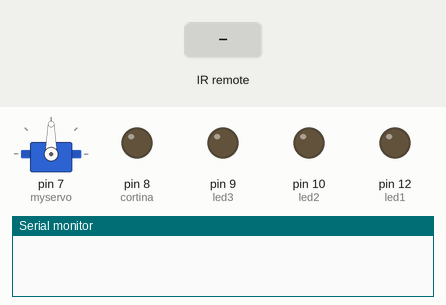
Bench run of a sketch on a simulated Arduino Uno, built with avr-gcc and run on an emulated ATmega328P. On the bench: servo, output pins drawn as LEDs (lit = HIGH), the last lines printed to the serial monitor. The test bench sets the inputs (shaded band).

Above: at 1.2 s.
1.3 s: infrared code 0x7070807F received
At 1.9 s:
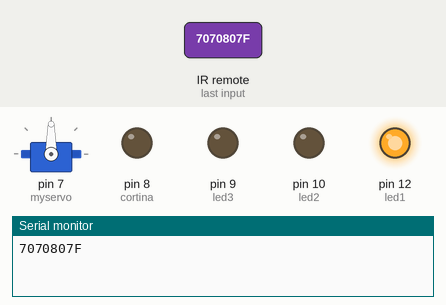
2.8 s: infrared code 0x7070C03F received
At 4.0 s:
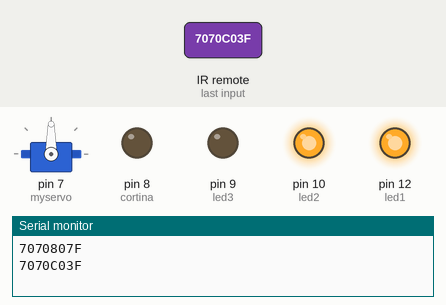
4.3 s: infrared code 0x707040BF received
At 5.4 s:
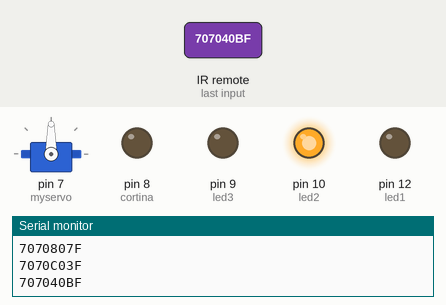
5.8 s: infrared code 0x7070A05F received
At 6.5 s:
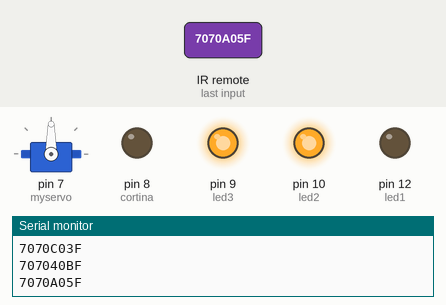
7.3 s: infrared code 0x707020DF received
At 7.7 s:
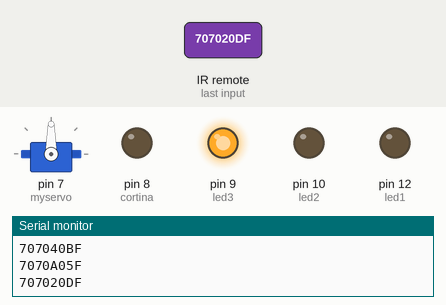
8.8 s: infrared code 0x7070E01F received
At 10.0 s:
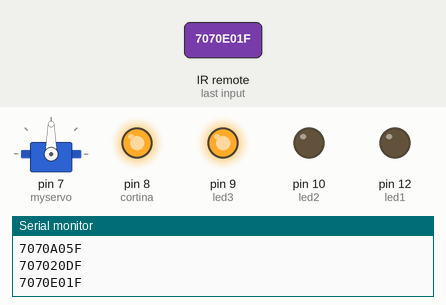
Timing chart, 0 to 11.3 s (numbered marks = the images above; inputs shaded):
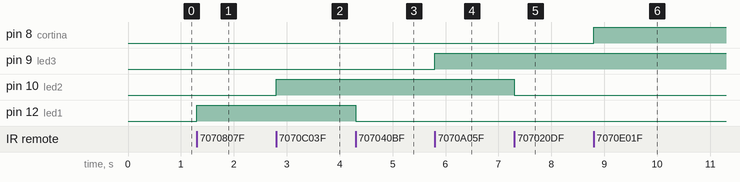

Measured:
- after the input at 1.3 s, pin 12 (led1): LOW → HIGH at once
- after the input at 2.8 s, pin 10 (led2): LOW → HIGH at once
- after the input at 4.3 s, pin 12 (led1): HIGH → LOW at once
- after the input at 5.8 s, pin 9 (led3): LOW → HIGH at once
- after the input at 7.3 s, pin 10 (led2): HIGH → LOW at once
- after the input at 8.8 s, pin 8 (cortina): LOW → HIGH at once

The sketch:

IoT_Ordinario.ino
```cpp
#include <IRremote.h>
#include <Servo.h>
int receptor = 13;
int led1 = 12;
int led2 = 10;
int led3 = 9;
int cortina = 8;
Servo myservo;

IRrecv irrecv(receptor);
decode_results codigo; //OBJETO CODIGO DE CLASE decode_result, oriundo de IRremote.h

void setup()
{
  Serial.begin(9600);
  irrecv.enableIRIn(); // INICIA LA RECEPCIÓN
  pinMode(led1, OUTPUT);
  pinMode(led2, OUTPUT);
  pinMode(led3, OUTPUT);
  pinMode(cortina, OUTPUT);
  myservo.attach(7);
}

void loop()
{
 if (irrecv.decode(&codigo))
 {
Serial.println(codigo.value, HEX);

      if (codigo.value==0x7070807F)//1
      {
         digitalWrite(led1,HIGH);
      }

      if (codigo.value==0x707040BF)//2
      {
         digitalWrite(led1,LOW);
      }
////////////////////////////
      if (codigo.value==0x7070C03F)//3
      {
         digitalWrite(led2,HIGH);
      }

      if (codigo.value==0x707020DF)//4
      {
         digitalWrite(led2,LOW);
      }
 /////////////////////////////
      if (codigo.value==0x7070A05F)//5
      {
         digitalWrite(led3,HIGH);
      }

      if (codigo.value==0x7070609F)//6
      {
         digitalWrite(led3,LOW);
      }
///////////////////////
      if (codigo.value==0x7070E01F)//7
      {
         digitalWrite(cortina,HIGH);
      }

      if (codigo.value==0x707010EF)//8
      {
         digitalWrite(cortina,LOW);
      }
/////////////////
      if (codigo.value==0x7070906F)//9
      {
        myservo.write(0);
        delay(15);
      }

      if (codigo.value==0x707000FF)//0
      {
        myservo.write(90);
      }
delay(500);
irrecv.resume();

 }
}
```
